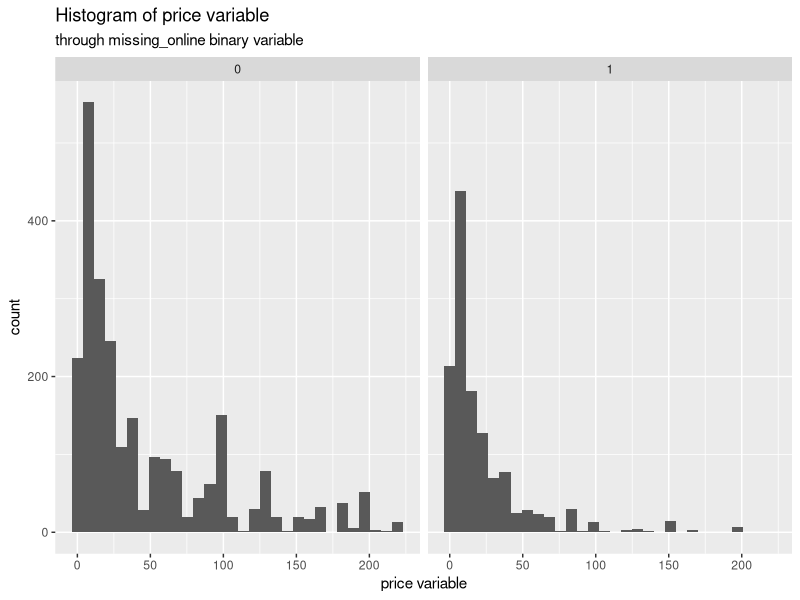
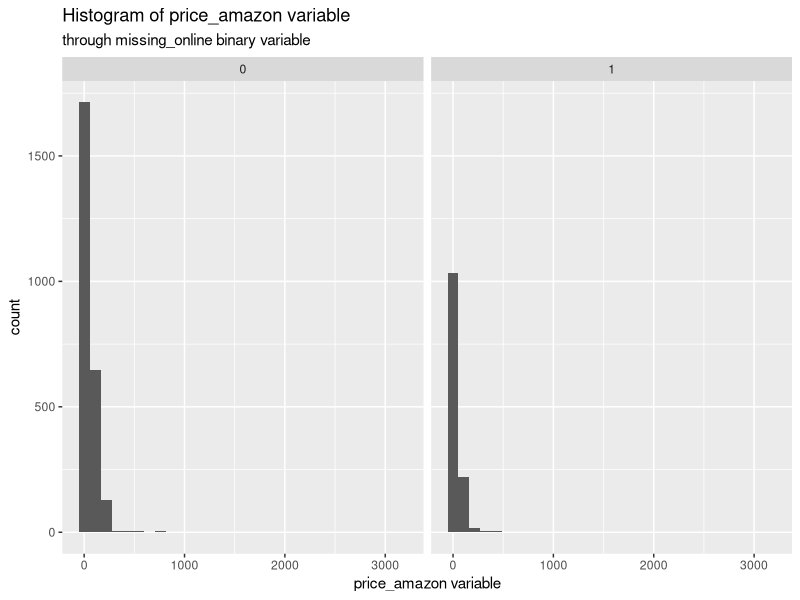
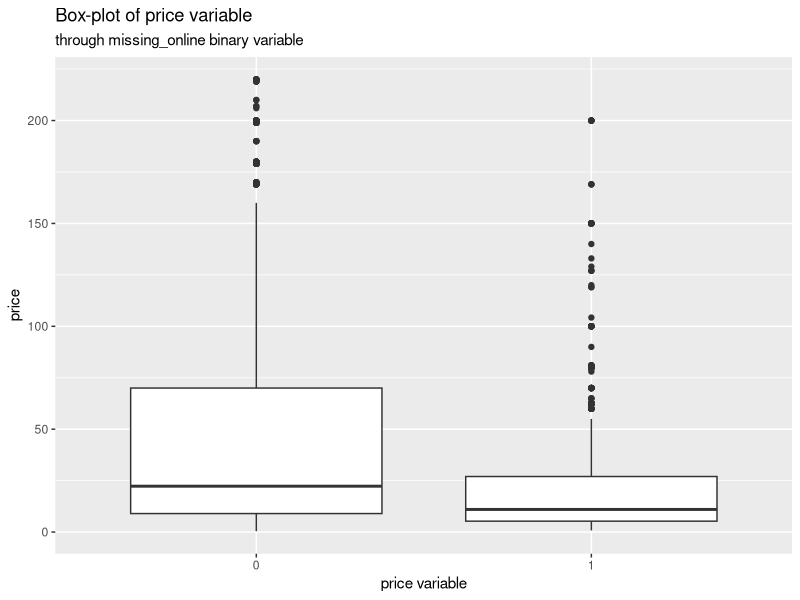
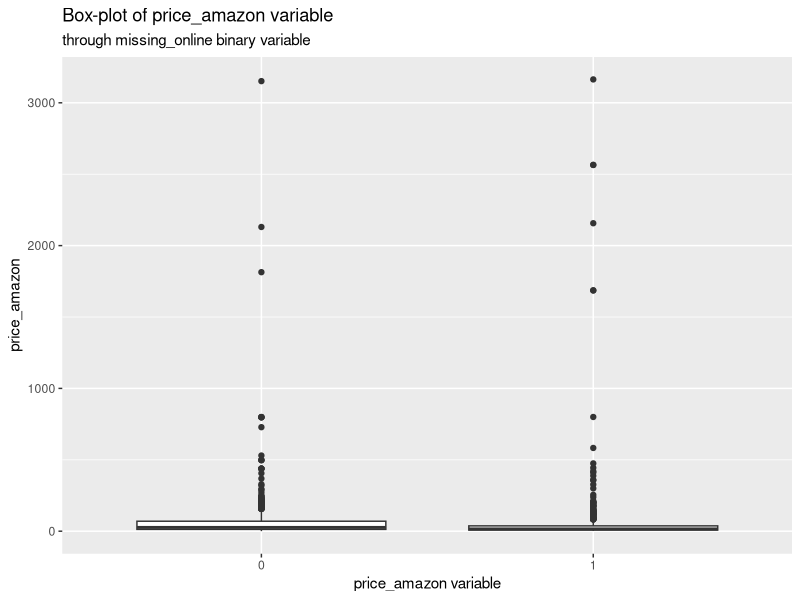

These charts were generated, in order, by the following R code:
## Created by Group 31
# Peter, Paziczki
# Yetkin, Cagdas
# Niranjan, Nikitha

#Problem Set 3

rm(list=ls())
library(data.table)
# 1.	Use the amazon_compare.csv file and load it into R.
amazon <- read.csv("amazon_compare.csv")

# 2.	Do steps 2-3 exactly as you did in PS1. 
# The random number generator should be from the same distribution as in PS1. 
# What type of sampling is this?
sum(is.na(amazon$price))
sum(is.na(amazon$price_online))

amazon2 <- amazon[which(!is.na(amazon$price) & !is.na(amazon$price_online)),]

amazon3 <- amazon2[which(amazon2$price <= quantile(amazon2$price, prob = 0.99) & 
                           amazon2$price_online <= quantile(amazon2$price_online, prob = 0.99)),]

set.seed(31)
amazon3$id_rand <- rnorm(nrow(amazon3), mean = 0, sd = 1)
amazon4 <- amazon3[order(amazon3$id_rand, decreasing = FALSE),]
amazon4 <- amazon4[1:1000,]
#This is simple random samlping.

# 3.	Copy-paste your answer in Q4 in PS1.
mean(amazon3$price)
sd(amazon3$price)
sd(amazon3$price)^2
quantile(amazon3$price, probs = c(0, 0.25, 0.5, 0.75, 1))
quantile(amazon3$price, probs = seq(from = 0, to = 1, by = 0.1))

mean(amazon3$price_online)
sd(amazon3$price_online)
sd(amazon3$price_online)^2
quantile(amazon3$price_online, probs = c(0, 0.25, 0.5, 0.75, 1))
quantile(amazon3$price_online, probs = seq(from = 0, to = 1, by = 0.1))

# 4. Use a t-test: compare the means of price and online price
# H0 = means are the same
# Ha = means are different, they are not equal

t.test(amazon3$price == amazon3$price_online, alternative = c('two.sided'))

# extremely small p value. We can reject the null hypothesis. They are not the same.

# Question 5

x <- mean(amazon3$price_online)
t.test(amazon3$price, mu=x) # gives p value > 0.05: the means are not different. Fail to reject the Null

y <- mean(amazon3$price)
t.test(amazon3$price_online, mu=y) # gives p value > 0.05: the means are not different. Fail to reject the Null

# Question 6.	Use once again the original dataset and drop observations 
# for that are above the 95 percentile of the price variable.

amazon5 <- amazon[which(amazon$price <= quantile(amazon$price, prob = 0.95)),]


#7.	Generate a dummy variable taking value one if price_online is missing and zero otherwise. 
# Call this variable missing_online. 
# Make histograms and boxplots of price and price_amazon for each value of this indicator variable. 
# What can you say with respect to these conditional distribu-tions?

amazon5$missing_online <- ifelse(is.na(amazon5$price_online), 1, 0)
amazon5$missing_online <- factor(amazon5$missing_online)

library(ggplot2)
ggplot(amazon5, aes(price)) + geom_histogram() + facet_wrap(~missing_online) +
  labs(title = "Histogram of price variable", subtitle = "through missing_online binary variable", x = "price variable")
ggplot(amazon5, aes(price_amazon)) + geom_histogram() + facet_wrap(~missing_online) +
  labs(title = "Histogram of price_amazon variable", subtitle = "through missing_online binary variable", x = "price_amazon variable")
ggplot(amazon5, aes(missing_online, price)) + geom_boxplot() +
  labs(title = "Box-plot of price variable", subtitle = "through missing_online binary variable", x = "price variable")
ggplot(amazon5, aes(missing_online, price_amazon)) + geom_boxplot() +
  labs(title = "Box-plot of price_amazon variable", subtitle = "through missing_online binary variable", x = "price_amazon variable")

#8. Compare the means of the variables price and price_amazon variables across the two groups of the missing_online.

amazon5 <- data.table(amazon5) # creating a data.table object
amazon5[, lapply(.SD, mean), by = missing_online, .SDcols = c("price", "price_amazon")] # computing the means of
# price and price_amazon grouped by missing_online (dummy variable with 0s and 1s)

#9.	Compare the means of the variables price and  price_amazon and for each of the different retailers (or good categories).
# For which retailers (or good categories) you see no differences in the means of price and price_amazon?
# For which retailers (or good categories) do you see a difference in means the prices and price_amazon?

str(amazon5)
# Computing the mean of price and price_amazon grouped by category
amazon5[, lapply(.SD, mean), by = category, .SDcols = c("price", "price_amazon")]
# Computing the mean of price and price_amazon grouped by retailer
amazon5[, lapply(.SD, mean), by = retailer_s, .SDcols = c("price", "price_amazon")]
# Computing the mean of price and price_amazon grouped by both category and retailer
amazon5[, lapply(.SD, mean), by = list(category, retailer_s), .SDcols = c("price", "price_amazon")]

#10. Due to the knowledge from PS2_part2 and the above evidence, can you say anything wether the observations
# missing in the online price are missing at random?

# Please find our answer in the pdf.

# there are 1310 observations where online price is missing, loading those observations to amazon6
amazon6 <- amazon[is.na(amazon$price_online),]
amazon6 <- data.table(amazon6) # creating a data.table object
amazon6[, lapply(.SD, mean), by = category, .SDcols = c("price", "price_amazon")]
amazon6[, lapply(.SD, mean), by = retailer_s, .SDcols = c("price", "price_amazon")]
amazon6[, lapply(.SD, mean), by = list(category, retailer_s), .SDcols = c("price", "price_amazon")]

# dropping the observations above the 95 percentile and loading the rest amazon7
amazon7 <- amazon6[which(amazon6$price <= quantile(amazon6$price, prob = 0.95)),]
amazon7 <- data.table(amazon7) # creating a data.table object
amazon7[, lapply(.SD, mean), by = category, .SDcols = c("price", "price_amazon")]
amazon7[, lapply(.SD, mean), by = retailer_s, .SDcols = c("price", "price_amazon")]
amazon7[, lapply(.SD, mean), by = list(category, retailer_s), .SDcols = c("price", "price_amazon")]

#11. Do the same procedure as 10 in PS2_part2. What type of sampling is this?

set.seed(31)
amazon5$id_rand <- runif(nrow(amazon5), min = 0, max = 1)

#12.	Sort id_rand and select the first 100 observations in your dataset. Construct a 95 percent confidence interval (CI)
# for the mean of price. Interpret this confidence interval. What does a narrower confidence interval mean? Is the mean
# of price you got in 6 included in this interval? Should it be included?

# sorting by id_rand
amazon5 <- amazon5[order(amazon5$id_rand),]

# selecting the first hundred observation and computing mean and standard deviation
a <- 1
b <- 100
sample_size <- b-a+1
sd_dev <- amazon5[a:b, sd(price)]
mean <- amazon5[a:b, mean(price)]
CI_left <- mean-qnorm(0.975)*sd_dev/sqrt(sample_size)
CI_right <- mean+qnorm(0.975)*sd_dev/sqrt(sample_size)

Q12 <- c(sample_size, mean, sd_dev, CI_left, CI_right)

Q12.2 <- quantile(amazon5[a:b,]$price, probs = seq(0,1,0.25))
Q12.3 <- quantile(amazon5[a:b,]$price, probs = seq(0,1,0.1))

#13.	Repeat 11, sort id_rand and select and select the first 200 observations in your dataset make summary statistics for price.
#Construct a 95 percent (CI) for the mean of price. How does this confidence interval compare to the one in 12?
#Does this CI include the mean of price in 6? (Non mandatory!)

a <- 1
b <- 200
sample_size <- b-a+1
sd_dev <- amazon5[a:b, sd(price)]
mean <- amazon5[a:b, mean(price)]
CI_left <- mean-qnorm(0.975)*sd_dev/sqrt(sample_size)
CI_right <- mean+qnorm(0.975)*sd_dev/sqrt(sample_size)

Q13 <- c(sample_size, mean, sd_dev, CI_left, CI_right)

Q13.2 <- quantile(amazon5[a:b,]$price, probs = seq(0,1,0.25))
Q13.3 <- quantile(amazon5[a:b,]$price, probs = seq(0,1,0.1))

#14.	Repeat 11, sort id_rand and select and select the first and select the first 300 observations in your dataset make
#summary statistics for price. Construct a 95 percent (CI) for the mean of price. How does this confidence interval compare
# to the one in12 and 13? Does this CI include the mean of price in 6? (Non mandatory!)

a <- 1
b <- 300
sample_size <- b-a+1
sd_dev <- amazon5[a:b, sd(price)]
mean <- amazon5[a:b, mean(price)]
CI_left <- mean-qnorm(0.975)*sd_dev/sqrt(sample_size)
CI_right <- mean+qnorm(0.975)*sd_dev/sqrt(sample_size)

Q14 <- c(sample_size, mean, sd_dev, CI_left, CI_right)

Q14.2 <- quantile(amazon5[a:b,]$price, probs = seq(0,1,0.25))
Q14.3 <- quantile(amazon5[a:b,]$price, probs = seq(0,1,0.1))

#15.	Repeat 11, sort id_rand and select and select the first and select the first 1000 observations in your dataset make summary
# statistics for price. Construct a 95 percent (CI) for the mean of price. How does this confidence interval compare to the one
# in 12, 13 and 14? Does this CI include the mean of price in 6?

a <- 1
b <- 1000
sample_size <- b-a+1
sd_dev <- amazon5[a:b, sd(price)]
mean <- amazon5[a:b, mean(price)]
CI_left <- mean-qnorm(0.975)*sd_dev/sqrt(sample_size)
CI_right <- mean+qnorm(0.975)*sd_dev/sqrt(sample_size)

Q15 <- c(sample_size, mean, sd_dev, CI_left, CI_right)

CI_matrix <- matrix(c(Q12, Q13, Q14, Q15), nrow = 4, byrow = TRUE, dimnames = list(c("Q12", "Q13", "Q14", "Q15"), c("sample size", "sample mean", "sample st dev", "interval_left", "interval_right")))
CI_matrix

Q15.2 <- quantile(amazon5[a:b,]$price, probs = seq(0,1,0.25))
Q15.3 <- quantile(amazon5[a:b,]$price, probs = seq(0,1,0.1))

QUA_0.25_matrix <- matrix(c(Q12.2, Q13.2, Q14.2, Q15.2), nrow = 4, byrow = TRUE, dimnames = list(c("Q12", "Q13", "Q14", "Q15"), c("0%", "25%", "50%", "75%", "100%")))
QUA_0.25_matrix

QUA_0.1_matrix <- matrix(c(Q12.3, Q13.3, Q14.3, Q15.3), nrow = 4, byrow = TRUE, dimnames = list(c("Q12", "Q13", "Q14", "Q15"), c("0%", "10%", "20%", "30%", "40%", "50%", "60%", "70%", "80%", "90%", "100%")))
QUA_0.1_matrix

#16.	Add 1 as the last digit in your seed, example if your group number is 106 your seed should be set as 1061 and repeat 12-15.
# Have you answers changed? (Non mandatory for part-time students!)



#17.	In your opinion how would your answers in points 12-15 change, if instead of using 95 percent (CI) you use a 90 or 99 percent (CI)?



#18.	Many times in Data Analysis we need to generate new variables from the existing dataset as well as transform the existing ones.
# Create a new variable which takes on the number of times each date (“date” variable) is found in the dataset. Call this variable
# times_date. What type of variable is this? Do the following transformations:
# normalization (times_date-min(times_date)/max(times_date)-min(times_date)), standardization (times_date-mean(times_date)/sd(times_date))
# and logarithmic (log(times_date)). What can you say about these transformations?

